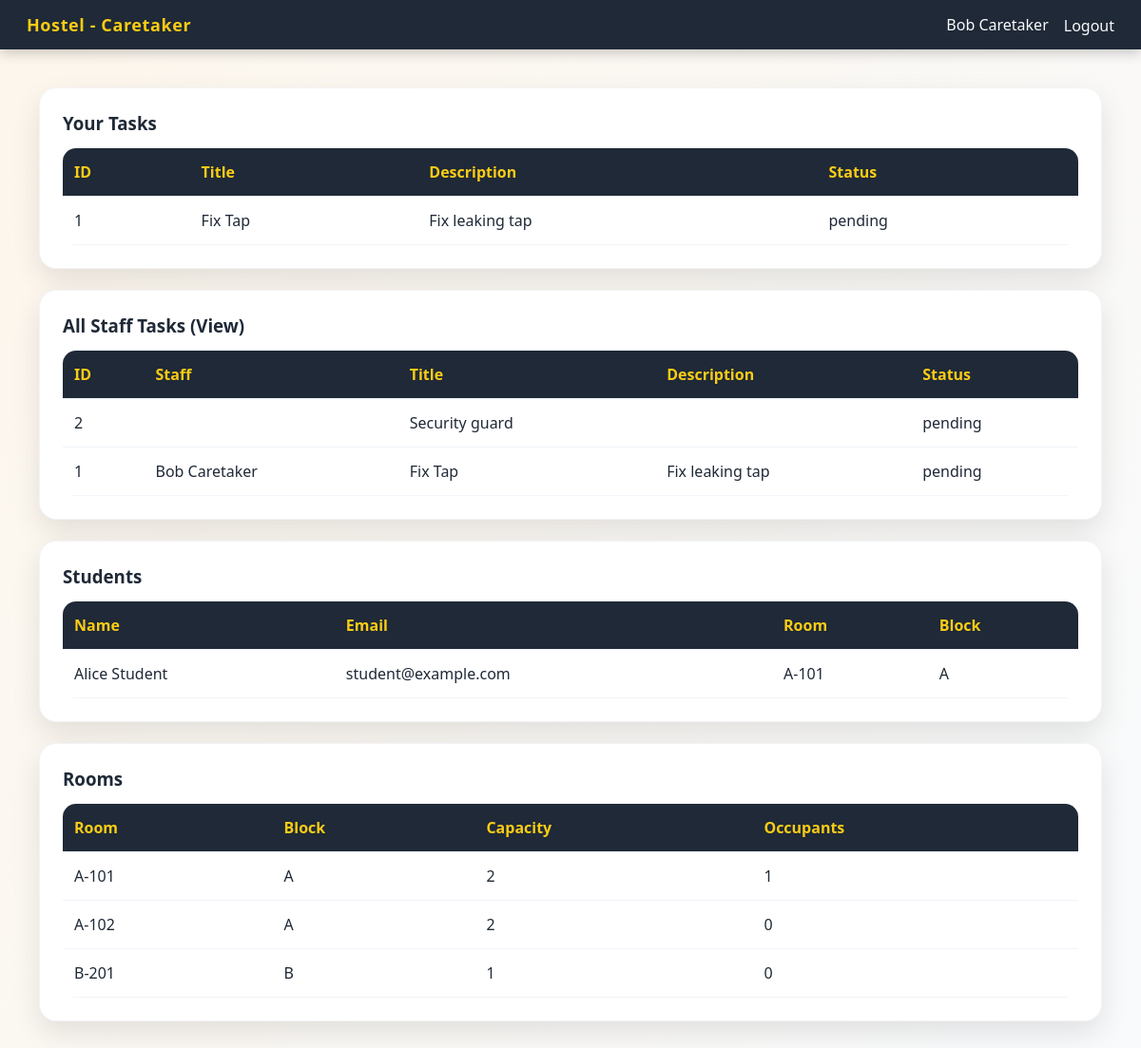
/caretaker_dashboard.php (signed in), run on the app's committed database.
### tables this page shows
CREATE TABLE `users` (
  `id` int(11) NOT NULL,
  `name` varchar(150) NOT NULL,
  `email` varchar(150) NOT NULL,
  `password` varchar(255) NOT NULL,
  `role` enum('student','caretaker','warden','staff','security') NOT NULL,
  `phone` varchar(50) DEFAULT NULL,
  `created_at` timestamp NOT NULL DEFAULT current_timestamp()
);

CREATE TABLE `tasks` (
  `id` int(11) NOT NULL,
  `title` varchar(255) DEFAULT NULL,
  `description` text DEFAULT NULL,
  `assigned_to` int(11) DEFAULT NULL,
  `created_by` int(11) DEFAULT NULL,
  `complaint_id` int(11) DEFAULT NULL,
  `status` enum('pending','in-progress','completed') DEFAULT 'pending',
  `due_date` date DEFAULT NULL,
  `created_at` timestamp NOT NULL DEFAULT current_timestamp()
);

CREATE TABLE `rooms` (
  `id` int(11) NOT NULL,
  `hostel_id` int(11) DEFAULT NULL,
  `room_label` varchar(100) DEFAULT NULL,
  `block` varchar(50) DEFAULT NULL,
  `floor` int(11) DEFAULT 0,
  `capacity` int(11) DEFAULT 1,
  `created_at` timestamp NOT NULL DEFAULT current_timestamp()
);

### caretaker_dashboard.php (the view, shortened to what this page needs)
<?php
require_once 'db.php';
$user = $_SESSION['user'];
$stmt = mysqli_prepare($conn, 'SELECT * FROM tasks WHERE assigned_to = ? ORDER BY created_at DESC');
mysqli_stmt_bind_param($stmt, 'i', $user['id']);
mysqli_stmt_execute($stmt);
$res = mysqli_stmt_get_result($stmt);
$my_tasks = $res ? mysqli_fetch_all($res, MYSQLI_ASSOC) : [];
$res2 = mysqli_query($conn, "SELECT t.*, u.name as staff_name FROM tasks t LEFT JOIN users u ON u.id = t.assigned_to ORDER BY t.created_at DESC");
$all_tasks = $res2 ? mysqli_fetch_all($res2, MYSQLI_ASSOC) : [];
$res3 = mysqli_query($conn, "SELECT u.id,u.name,u.email,r.room_label,r.block FROM users u LEFT JOIN allocations a ON a.student_id = u.id LEFT JOIN rooms r ON r.id = a.room_id WHERE u.role='student'");
$students = $res3 ? mysqli_fetch_all($res3, MYSQLI_ASSOC) : [];
$res4 = mysqli_query($conn, "SELECT r.*, (SELECT COUNT(*) FROM allocations WHERE room_id = r.id AND active=1) AS occupants FROM rooms r ORDER BY r.block, r.room_label");
$rooms = $res4 ? mysqli_fetch_all($res4, MYSQLI_ASSOC) : [];
?>
<!doctype html><html><head><meta charset="utf-8"><meta name="viewport" content="width=device-width,initial-scale=1"><title>Caretaker</title>
    <link rel="stylesheet" href="assets/style.css?v=5">
<nav class="topbar"><div class="brand">Hostel - Caretaker</div><div class="nav-actions"><?php echo htmlspecialchars($user['name']); ?> <a href="logout.php" class="link">Logout</a></div></nav>
<main class="container">
<section class="card"><h3>Your Tasks</h3>
<?php if (count($my_tasks)==0): ?><p class="muted">No tasks assigned</p><?php else: ?>
<table class="table"><thead><tr><th>ID</th><th>Title</th><th>Description</th><th>Status</th>
</tr></thead><tbody>
<?php foreach($my_tasks as $t): ?><tr><td><?php echo $t['id'];?></td><td><?php echo htmlspecialchars($t['title']);?></td><td><?php echo htmlspecialchars($t['description']);?></td><td><?php echo htmlspecialchars($t['status']);?></td>
</tr><?php endforeach; ?></tbody></table><?php endif; ?></section>
<section class="card"><h3>All Staff Tasks (View)</h3>
<table class="table"><thead><tr><th>ID</th><th>Staff</th><th>Title</th><th>Description</th><th>Status</th></tr></thead><tbody>
<?php foreach($all_tasks as $t): ?><tr><td><?php echo $t['id'];?></td><td><?php echo htmlspecialchars($t['staff_name']);?></td><td><?php echo htmlspecialchars($t['title']);?></td><td><?php echo htmlspecialchars($t['description']);?></td><td><?php echo htmlspecialchars($t['status']);?></td></tr><?php endforeach; ?></tbody></table></section>
<section class="card"><h3>Students</h3><table class="table"><thead><tr><th>Name</th><th>Email</th><th>Room</th><th>Block</th></tr></thead><tbody>
<?php foreach($students as $s): ?><tr><td><?php echo htmlspecialchars($s['name']);?></td><td><?php echo htmlspecialchars($s['email']);?></td><td><?php echo $s['room_label']?:'Not Assigned';?></td><td><?php echo $s['block']?:'-';?></td></tr><?php endforeach; ?></tbody></table></section>
<section class="card"><h3>Rooms</h3><table class="table"><thead><tr><th>Room</th><th>Block</th><th>Capacity</th><th>Occupants</th></tr></thead><tbody>
<?php foreach($rooms as $r): ?><tr><td><?php echo htmlspecialchars($r['room_label']);?></td><td><?php echo htmlspecialchars($r['block']);?></td><td><?php echo $r['capacity'];?></td><td><?php echo $r['occupants'];?></td></tr><?php endforeach; ?></tbody></table></section>
</main></body></html>

### assets/style.css (style rules this page uses)
* { box-sizing:border-box; font-family: "Poppins", "Segoe UI", Arial, sans-serif; }
.topbar { display:flex; justify-content:space-between; align-items:center; padding:14px 28px; background:#1f2937; color:#f9fafb; position:sticky; top:0; z-index:99; box-shadow:0 4px 12px rgba(0,0,0,0.2); }
.nav-actions { display:flex; align-items:center; gap:16px; font-weight:500; }
.nav-actions a { padding-top:2px; }
.topbar .brand { font-weight:700; font-size:18px; letter-spacing:0.6px; color:#facc15; }
a.link { color:#f9fafb; text-decoration:none; font-weight:500; }
.container { max-width:1150px; margin:40px auto; padding:0 16px; }
.card { background:#ffffff; border-radius:18px; padding:24px; box-shadow:0 12px 30px rgba(0,0,0,0.1); margin-bottom:22px; transition:all .2s ease; border:1px solid #f3f4f6; }
h1,h2,h3 { margin:0 0 14px 0; color:#1f2937; }
.table { width:100%; border-collapse:collapse; border-radius:14px; overflow:hidden; background:#ffffff; }
.table th, .table td { padding:14px 12px; border-bottom:1px solid #f1f5f9; text-align:left; }
.table thead th { background:#1f2937; color:#facc15; font-weight:600; }

### data on the page
users: name "Bob Caretaker"
tasks: id "1", title "Fix Tap", description "Fix leaking tap", status "pending", assigned_to.name "Bob Caretaker"
tasks: id "2", title "Security guard", status "pending"
users: name "Alice Student", email "student@example.com", rooms.room_label "A-101", rooms.block "A"
rooms: room_label "A-101", block "A", capacity "2", occupants "1"
rooms: room_label "A-102", block "A", capacity "2", occupants "0"
rooms: room_label "B-201", block "B", capacity "1", occupants "0"
